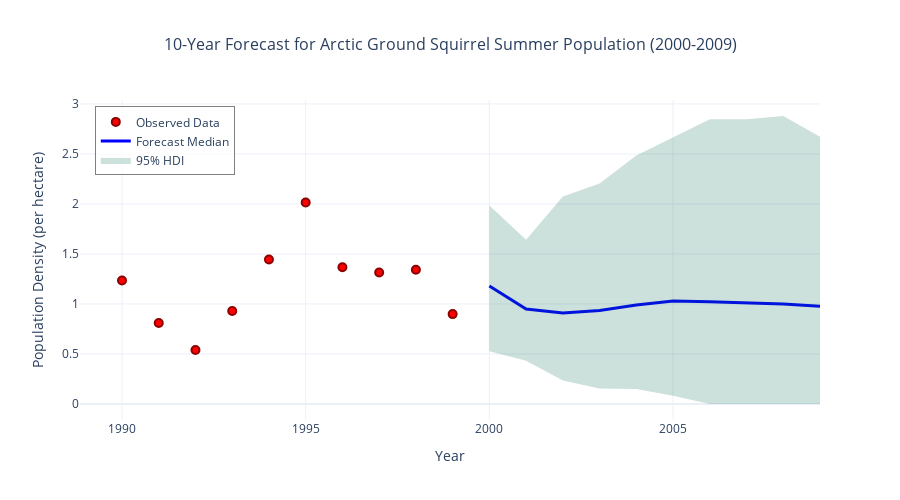

The notebook cell saved with this chart:
### Markdown cell above
The estimated lag-2 autoregressive coefficient is probably negative, though it overlaps zero to some degree. This may be capturing a little of the cyclic behavior in the data.

Let's take this model and generate predictions, and compare them to what the population actually did post-2000.

### Code cell
# Generate a 10-year forecast
# Define forecast years (2000-2009)
forecast_years = np.arange(2000, 2010)
n_forecast = len(forecast_years)

# Set random seed for reproducibility
np.random.seed(RANDOM_SEED)

# Create a new model for forecasting
with pm.Model(coords={'time': forecast_years}) as forecast_model:

    # Get parameters from the fitted model
    sigma_ar = pm.Flat('sigma_ar')
    rho = pm.Flat('rho', shape=2)
    sigma_obs = pm.Flat('sigma_obs')
    
    # Get the last two values from the fitted model to initialize the forecast
    log_ar_last = pm.Data('log_ar_last', trace_ar2.posterior['log_ar'].mean(dim=['chain', 'draw'])[-2:].values)
    
    # Create AR(2) process for the entire time period
    init_dist = pm.DiracDelta.dist(log_ar_last)
    log_ar = pm.AR('log_ar', rho=rho, sigma=sigma_ar, init_dist=init_dist, dims='time')
    
    # Transform to original scale
    ar = pm.math.exp(log_ar)
    
    # Likelihood for the observed period
    y = pm.LogNormal('y', mu=log_ar, sigma=sigma_obs, dims='time')

    
    # Sample from posterior predictive
    ar2_forecast_trace = pm.sample_posterior_predictive(
        trace_ar2, 
        var_names=['y'], 
        random_seed=RANDOM_SEED
    )

ar2_forecast_samples = ar2_forecast_trace.posterior_predictive['y'].stack(sample=("chain", "draw"))
ar2_forecast_median = ar2_forecast_samples.median(dim='sample').values

# Calculate HDI manually for each time point
ar2_forecast_lower = np.zeros(n_forecast)
ar2_forecast_upper = np.zeros(n_forecast)

# Get only the forecast period values (last n_forecast values
ar2_forecast_values = ar2_forecast_samples.values[-n_forecast:]

# Calculate HDI for each time point separately
for t in range(n_forecast):
    hdi = az.hdi(ar2_forecast_values[t], hdi_prob=0.95)
    ar2_forecast_lower[t] = hdi[0]
    ar2_forecast_upper[t] = hdi[1]

# Extract actual observations for the forecast period (summer only)
actual_future = (squirrel_data
    .filter((pl.col('Year') >= 2000) & (pl.col('Year') <= 2009) & (pl.col('Season') == 'Summer'))
    .sort('Year')
)
actual_years = actual_future['Year'].to_numpy()
actual_density = actual_future['Average_per_ha'].to_numpy()

# Create the forecast plot
fig = go.Figure()

# Add original data points (1990-1999)
fig.add_trace(go.Scatter(
    x=years,
    y=squirrel_density,
    mode='markers',
    name='Observed Data',
    marker=dict(
        size=8,
        color='red',
        symbol='circle',
        line=dict(width=2, color='darkred')
    )
))

# Add test data points (2000-2009)
# fig.add_trace(go.Scatter(
#     x=actual_years,
#     y=actual_density,
#     mode='markers',
#     name='Test Data',
#     marker=dict(
#         size=8,
#         color='green',
#         symbol='circle',
#         line=dict(width=2, color='darkgreen')
#     )
# ))

# Add median forecast line
fig.add_trace(go.Scatter(
    x=forecast_years,
    y=ar2_forecast_median[-n_forecast:],
    mode='lines',
    name='Forecast Median',
    line=dict(color='blue', width=3)
))

# Add 95% HDI as a shaded region
fig.add_trace(go.Scatter(
    x=np.concatenate([forecast_years, forecast_years[::-1]]),
    y=np.concatenate([ar2_forecast_upper, ar2_forecast_lower[::-1]]),
    fill='toself',
    fillcolor='rgba(0, 100, 80, 0.2)',
    line=dict(color='rgba(255,255,255,0)'),
    name='95% HDI',
    showlegend=True
))

# Update layout
fig.update_layout(
    title=dict(
        text='10-Year Forecast for Arctic Ground Squirrel Summer Population (2000-2009)',
        x=0.5,
        font=dict(size=16)
    ),
    xaxis_title='Year',
    yaxis_title='Population Density (per hectare)',
    width=900,
    height=500,
    template='plotly_white',
    legend=dict(
        x=0.02,
        y=0.98,
        bgcolor='rgba(255,255,255,0.8)',
        bordercolor='gray',
        borderwidth=1
    )
)

# Ensure y-axis doesn't go below zero for population density
fig.update_yaxes(range=[0, None])

fig.show()

### Figure 1 — Plotly figure (JSON) as saved in the notebook; plotly's stock layout.template omitted (floating-point values rounded to 4 significant figures)
{"data": [{"marker": {"color": "red", "line": {"color": "darkred", "width": 2}, "size": 8, "symbol": "circle"}, "mode": "markers", "name": "Observed Data", "type": "scatter", "x": [1990, 1991, 1992, 1993, 1994, 1995, 1996, 1997, 1998, 1999], "y": [1.235, 0.81, 0.54, 0.93, 1.445, 2.015, 1.368, 1.315, 1.342, 0.8987]}, {"line": {"color": "blue", "width": 3}, "mode": "lines", "name": "Forecast Median", "type": "scatter", "x": [2000, 2001, 2002, 2003, 2004, 2005, 2006, 2007, 2008, 2009], "y": [1.18, 0.9502, 0.9089, 0.9356, 0.9903, 1.029, 1.022, 1.011, 1.001, 0.9768]}, {"fill": "toself", "fillcolor": "rgba(0, 100, 80, 0.2)", "line": {"color": "rgba(255,255,255,0)"}, "name": "95% HDI", "showlegend": true, "type": "scatter", "x": [2000, 2001, 2002, 2003, 2004, 2005, 2006, 2007, 2008, 2009, 2009, 2008, 2007, 2006, 2005, 2004, 2003, 2002, 2001, 2000], "y": [1.984, 1.643, 2.076, 2.204, 2.485, 2.664, 2.847, 2.847, 2.879, 2.672, 3.129e-36, 4.2e-20, 7.622e-11, 2.104e-06, 0.08328, 0.149, 0.1556, 0.2351, 0.4331, 0.5281]}], "layout": {"height": 500, "legend": {"bgcolor": "rgba(255,255,255,0.8)", "bordercolor": "gray", "borderwidth": 1, "x": 0.02, "y": 0.98}, "title": {"font": {"size": 16}, "text": "10-Year Forecast for Arctic Ground Squirrel Summer Population (2000-2009)", "x": 0.5}, "width": 900, "xaxis": {"title": {"text": "Year"}}, "yaxis": {"range": [0, null], "title": {"text": "Population Density (per hectare)"}}}}
